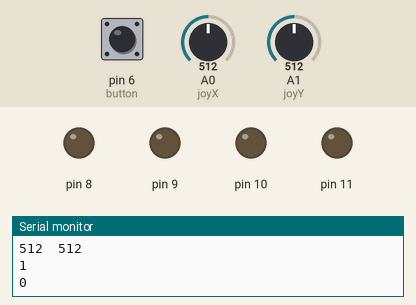
This sketch was run on a simulated Arduino Uno, built with avr-gcc and run on an emulated ATmega328P. Shown: output pins drawn as LEDs (lit = HIGH), the last lines printed to the serial monitor. Inputs (shaded band) come from the test bench; at power-on: pin 6 (button) HIGH, A0 (joyX) = 512, A1 (joyY) = 512.

Above: at 1.2 s.
1.3 s: pin 6 (button) pulled LOW for 0.15 s
At 1.41 s:
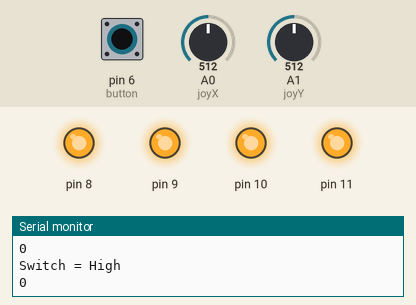
3.0 s: A0 (joyX) set to 882
4.5 s: A0 (joyX) set to 917
At 4.8 s:
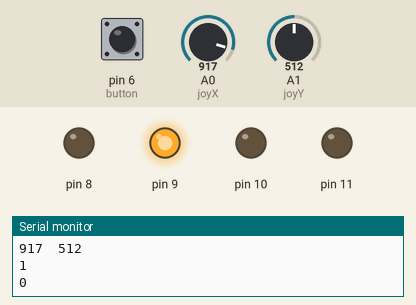
6.0 s: A1 (joyY) set to 886
7.5 s: A1 (joyY) set to 917
At 7.9 s:
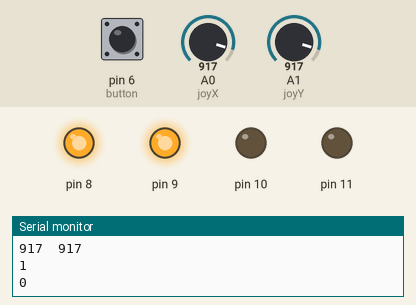
9.0 s: A0 (joyX) set to 890
At 9.5 s:
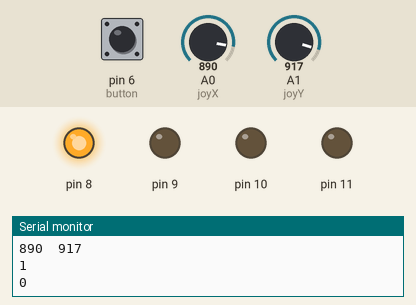
Timing chart, 0 to 11.5 s (numbered marks = the images above; inputs shaded):
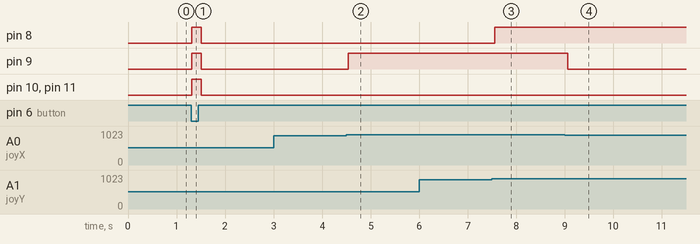

Measured:
- the behaviour switches between 899 and 900 on A0 (joyX) (found by bisection; images 1 and 2)
- the behaviour switches between 899 and 900 on A1 (joyY) (found by bisection; images 2 and 3)
- after the input at 1.3 s, pin 8–11: LOW → HIGH at once, → LOW 0.20 s later
- after the input at 4.5 s, pin 9: LOW → HIGH at once
- after the input at 7.5 s, pin 8: LOW → HIGH after 0.06 s
- after the input at 9.0 s, pin 9: HIGH → LOW after 0.07 s

The sketch:

digital_write.ino
```cpp
#define joyX A0

#define joyY A1


int button=6;

int buttonState = 0;

int buttonState1 = 0;


void setup() {

  //pinMode(7,OUTPUT);

  pinMode(button,INPUT);

  digitalWrite(button, HIGH);

  Serial.begin(9600);


  pinMode(8,OUTPUT);

  pinMode(9,OUTPUT);

  pinMode(10,OUTPUT);

  pinMode(11,OUTPUT);

}


void loop() {


 int xValue = analogRead(joyX);

 int yValue = analogRead(joyY);

  Serial.print(xValue);

  Serial.print("\t");

  Serial.println(yValue);


  buttonState = digitalRead(button);

  Serial.println(buttonState);

  if (xValue>=0 && yValue<=10)

  {

    digitalWrite(10, HIGH);

  }

  else{digitalWrite(10, LOW);}


  if (xValue<=10 && yValue>=500)

  {

    digitalWrite(11, HIGH);

  }

  else{digitalWrite(11, LOW);}


  if (xValue>=900 && yValue>=400)

  {

    digitalWrite(9, HIGH);

  }

  else{digitalWrite(9, LOW);}


  if (xValue>=400 && yValue>=900)

  {

    digitalWrite(8, HIGH);

  }

  else{digitalWrite(8, LOW);}


   if (buttonState == LOW)

  {

    Serial.println("Switch = High");

    digitalWrite(8, HIGH);

    digitalWrite(9, HIGH);

    digitalWrite(10, HIGH);

    digitalWrite(11, HIGH);


  }

  else{//digitalWrite(7, LOW);

    }

 // buttonState1 = digitalRead(7);

  Serial.println(buttonState1);


  delay(100);

}
```
